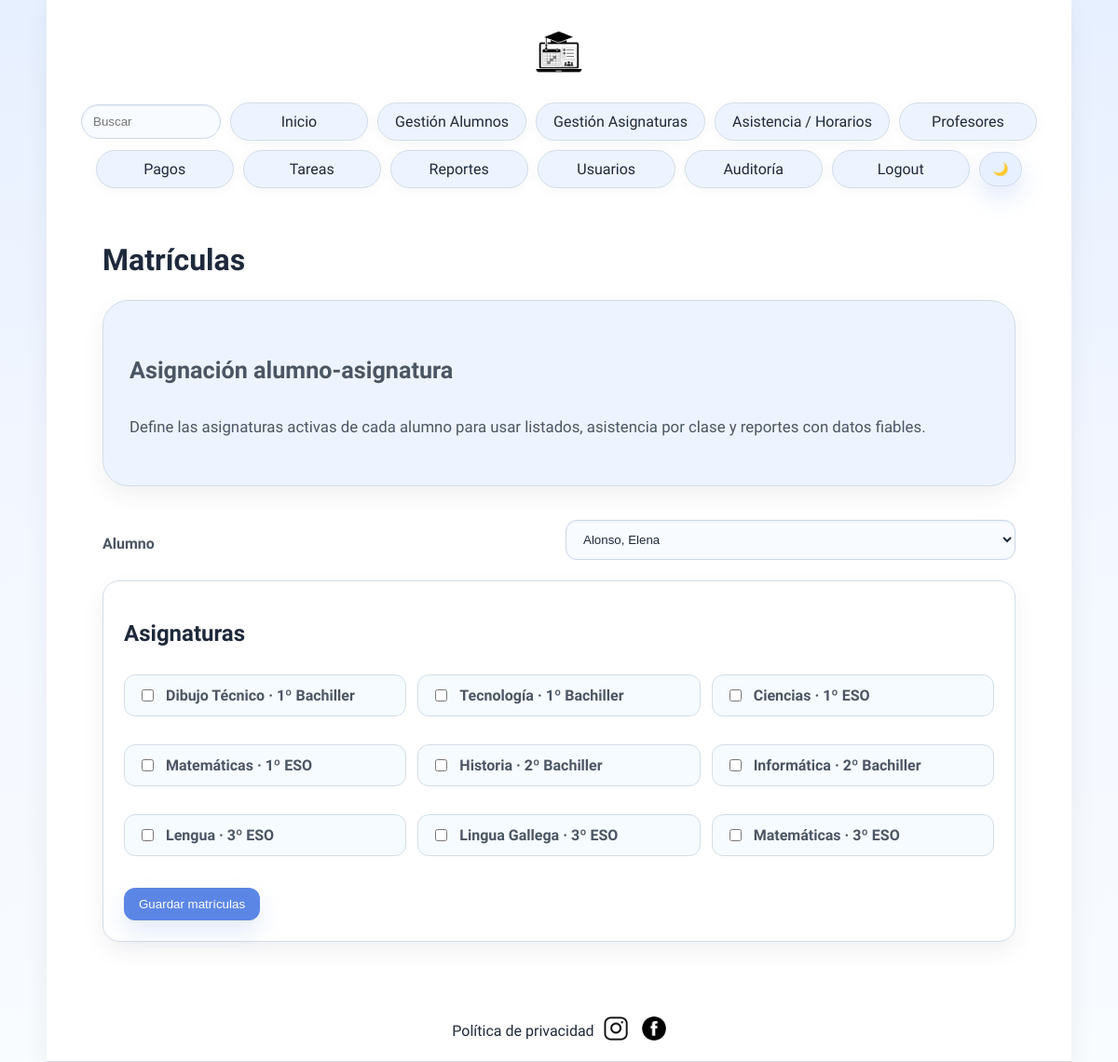
The page /matriculas.php?idAlumno=3 (signed in) on the database its author committed.
### tables this page shows
CREATE TABLE `Asignatura` (
  `id` int(5) UNSIGNED NOT NULL,
  `nombre` varchar(255) NOT NULL,
  `curso` varchar(255) NOT NULL
);

### models/mysqlConnect.php (called while the page is built, shortened)
<?php
    class mysqlConn{
        private $msqli;
        public function __construct(){
            $this->server = getenv('DB_HOST') !== false ? getenv('DB_HOST') : 'localhost';
            $this->user = getenv('DB_USER') !== false ? getenv('DB_USER') : 'root';
            $this->password = getenv('DB_PASSWORD') !== false ? getenv('DB_PASSWORD') : '';
            $this->database = getenv('DB_NAME') !== false ? getenv('DB_NAME') : 'almamater';
            $this->msqli = new mysqli($this->server, $this->user, $this->password, $this->database);
            $this->msqli->set_charset("utf8");
    }
    public function realizarConsultaSQL($consulta){
        $result = $this->msqli->query($consulta);
        return $result;
    }
}
?>

### controllers/MatriculaController.php (called while the page is built, shortened)
<?php
require_once(__DIR__ . "/../models/mysqlConnect.php");
class MatriculaController {
    private $conexion;
    public function __construct() {
        $this->conexion = new mysqlConn();
    }
    public function getAlumnos() {
        return $this->conexion->realizarConsultaSQL("SELECT id, nombre, apellidos FROM Alumno ORDER BY apellidos ASC, nombre ASC");
    }
    public function getAsignaturas() {
        return $this->conexion->realizarConsultaSQL("SELECT id, nombre, curso FROM Asignatura ORDER BY curso ASC, nombre ASC");
    }
}
?>

### matriculas.php (the view, shortened to what this page needs)
<?php
require("views/cabecera.php");
require_once("controllers/MatriculaController.php");
$controller = new MatriculaController();
$alumnos = $controller->getAlumnos();
$asignaturas = $controller->getAsignaturas();
$idAlumno = isset($_GET['idAlumno']) ? intval($_GET['idAlumno']) : 0;
$matriculasActuales = [];
?>
<div id="contenido">
    <h1>Matrículas</h1>
    <div id="contenidoIndex">
        <h2>Asignación alumno-asignatura</h2>
        <p>Define las asignaturas activas de cada alumno para usar listados, asistencia por clase y reportes con datos fiables.</p>
    </div>
    <form method="GET" class="filter-bar">
        <label for="idAlumno">Alumno</label>
        <select id="idAlumno" name="idAlumno" onchange="this.form.submit()">
            <?php if ($alumnos): ?>
                <?php while ($alumno = $alumnos->fetch_assoc()): ?>
                    <option value="<?php echo intval($alumno['id']); ?>" <?php echo $idAlumno === intval($alumno['id']) ? 'selected' : ''; ?>>
                        <?php echo htmlspecialchars($alumno['apellidos'] . ', ' . $alumno['nombre']); ?>
                    </option>
                <?php endwhile; ?>
            <?php endif; ?>
        </select>
    </form>
    <?php if ($idAlumno > 0): ?>
        <form action="controllers/accionesMatricula.php" method="post" class="panel">
            <h2>Asignaturas</h2>
            <div class="checkbox-grid">
                <?php if ($asignaturas): ?>
                    <?php while ($asignatura = $asignaturas->fetch_assoc()): ?>
                        <label>
                            <input type="checkbox" name="asignaturas[]" value="<?php echo intval($asignatura['id']); ?>" <?php echo in_array(intval($asignatura['id']), $matriculasActuales) ? 'checked' : ''; ?>>
                            <?php echo htmlspecialchars($asignatura['nombre'] . ' · ' . $asignatura['curso']); ?>
                        </label>
                    <?php endwhile; ?>
                <?php endif; ?>
            </div>
            <button type="submit">Guardar matrículas</button>
        </form>
    <?php endif; ?>
</div>
<?php require("views/pieDePagina.php"); ?>
</body>
</html>

### academia.css (style rules this page uses)
:root { --page-bg: linear-gradient(180deg, #e7f0ff 0%, #f3f7ff 50%, #f8fcff 100%); --text-color: #1e293b; --muted-color: #4b5563; --card-bg: #ffffff; --card-text: #0f172a; --border-color: #d2dde8; --input-bg: #f8fbff; --input-border: #cbd7e8; --input-text: #1e293b; --link-color: #1e293b; --link-hover: #3f6de1; --primary-color: #5b86e5; --primary-contrast: #ffffff; --success-color: #22c55e; --danger-color: #ef4444; --hover-bg: #e7f0ff; --table-row-bg: #f6fbff; --table-header-bg: #eef4ff; --shadow: 0 18px 40px rgba(15, 23, 42, 0.08); --shadow-soft: 0 10px 26px rgba(15, 23, 42, 0.06); --hero-bg: #eef4ff; }
body { min-height: 100vh; margin: 0; font-family: 'Actor', Arial, sans-serif; color: var(--text-color); background: var(--page-bg); transition: background 0.3s ease, color 0.3s ease; }
#cabecera, #contenido, #piePagina { max-width: 1100px; margin: 0 auto; padding: 0 20px; }
#contenido { clear: both; margin: 20px auto 40px; color: var(--text-color); width: 100%; max-width: 980px; }
h1 { margin: 10px 0 6px 0; font-size: clamp(2rem, 2.4vw, 3rem); }
#contenidoIndex { background: var(--hero-bg); padding: 30px 28px; border-radius: 28px; box-shadow: var(--shadow-soft); margin: 24px 0 36px; color: var(--muted-color); line-height: 1.9; font-size: 1.05rem; border: 1px solid var(--border-color); }
input[type="text"], input[type="email"], input[type="number"], input[type="date"], input[type="time"], input[type="file"], select, textarea { padding: 12px 14px; border: 1px solid var(--input-border); border-radius: 12px; outline: none; width: 100%; max-width: 100%; background: var(--input-bg); color: var(--input-text); box-shadow: inset 0 1px 2px rgba(15,23,42,0.06); box-sizing: border-box; }
label { color: var(--muted-color); font-weight: 600; display: inline-block; margin: 10px 0 8px 0; }
form button, form input[type="submit"] { margin-top: 10px; }
button, input[type="submit"] { padding: 10px 16px; border: none; border-radius: 12px; background: var(--primary-color); color: var(--primary-contrast); cursor: pointer; box-shadow: 0 12px 26px rgba(91,134,229,0.18); transition: filter 0.2s ease, transform 0.2s ease; }
.metric-card, .panel { background: var(--card-bg); border: 1px solid var(--border-color); border-radius: 18px; box-shadow: var(--shadow-soft); }
.panel { padding: 22px; margin: 22px 0; }
.filter-bar, .form-grid { display: grid; grid-template-columns: repeat(auto-fit, minmax(220px, 1fr)); gap: 14px; align-items: end; margin: 20px 0; }
.checkbox-grid { display: grid; grid-template-columns: repeat(auto-fit, minmax(240px, 1fr)); gap: 12px; margin: 16px 0; }
.checkbox-grid label { display: flex; gap: 10px; align-items: center; padding: 12px 14px; border: 1px solid var(--border-color); border-radius: 12px; background: var(--table-row-bg); }

### rows shown on the page
asignatura: nombre+curso "Dibujo Técnico · 1º Bachiller"
asignatura: nombre+curso "Tecnología · 1º Bachiller"
asignatura: nombre+curso "Ciencias · 1º ESO"
asignatura: nombre+curso "Matemáticas · 1º ESO"
asignatura: nombre+curso "Historia · 2º Bachiller"
asignatura: nombre+curso "Informática · 2º Bachiller"
asignatura: nombre+curso "Lengua · 3º ESO"
asignatura: nombre+curso "Lingua Gallega · 3º ESO"
asignatura: nombre+curso "Matemáticas · 3º ESO"

### other values the page prints
form field idAlumno "Alonso, Elena"
